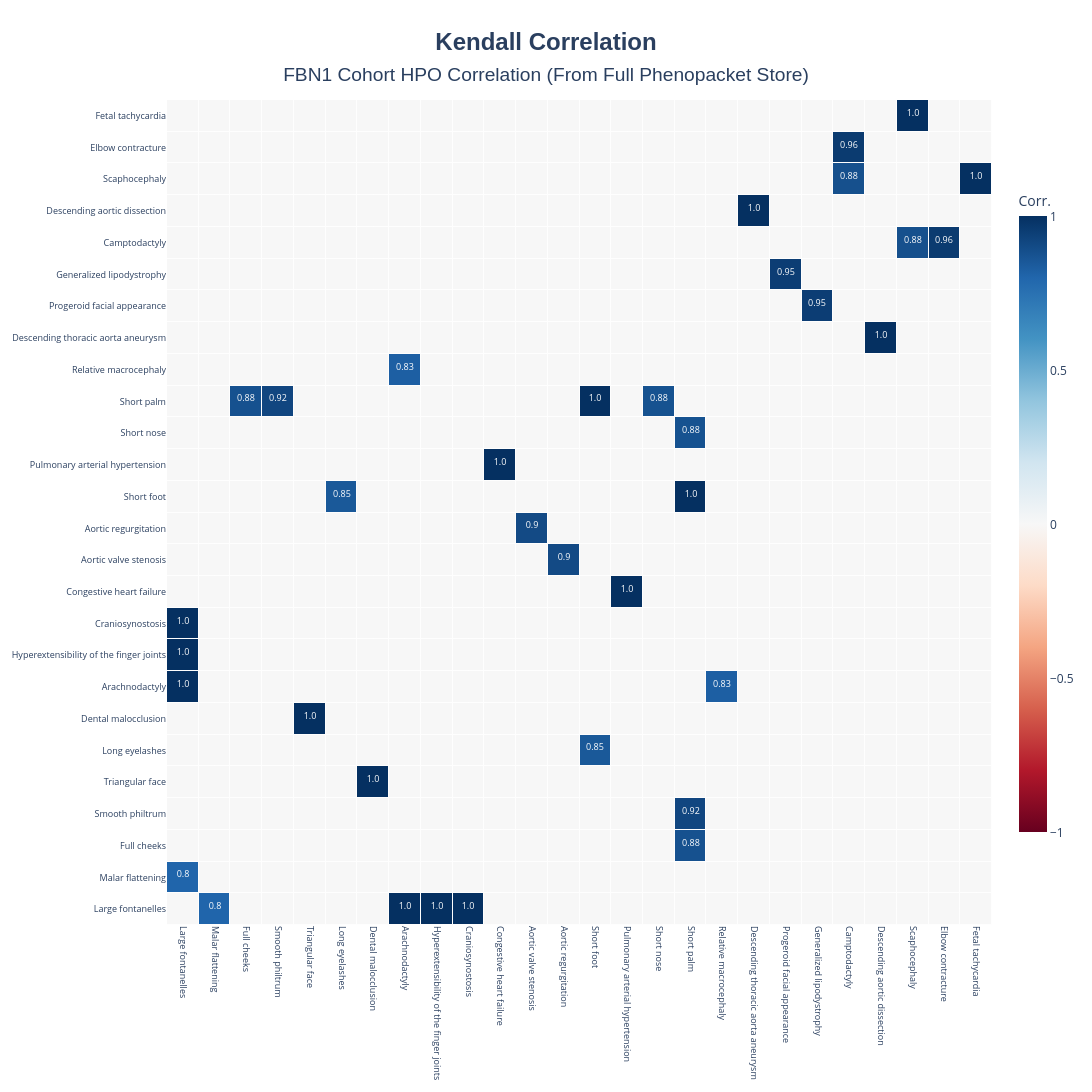

Notebook source saved alongside this figure:
### Code cell
fig = analyzer_all.plot_correlation_heatmap_with_significance( 
    correlation_type.value,
    abs_threshold=0.8,
    alpha=0.05,
    corrected_alpha=0.1,
    title_name="FBN1 Cohort HPO Correlation (From Full Phenopacket Store)",
)
fig

### Figure 1 — Plotly figure (JSON) as saved in the notebook; plotly's stock layout.template omitted (floating-point values rounded to 4 significant figures; data arrays with more than 128 entries replaced by an {"elided": "..."} marker saying what was removed)
{"data": [{"colorbar": {"len": 0.8, "thickness": 28, "title": {"text": "Corr."}}, "colorscale": [[0, "rgb(103,0,31)"], [0.1, "rgb(178,24,43)"], [0.2, "rgb(214,96,77)"], [0.3, "rgb(244,165,130)"], [0.4, "rgb(253,219,199)"], [0.5, "rgb(247,247,247)"], [0.6, "rgb(209,229,240)"], [0.7, "rgb(146,197,222)"], [0.8, "rgb(67,147,195)"], [0.9, "rgb(33,102,172)"], [1, "rgb(5,48,97)"]], "hoverinfo": "text", "hovertext": {"elided": "26x26 str values"}, "text": {"elided": "26x26 str values"}, "texttemplate": "<span style='font-size:9px'>%{text}</span>", "type": "heatmap", "x": ["Large fontanelles", "Malar flattening", "Full cheeks", "Smooth philtrum", "Triangular face", "Long eyelashes", "Dental malocclusion", "Arachnodactyly", "Hyperextensibility of the finger joints", "Craniosynostosis", "Congestive heart failure", "Aortic valve stenosis", "Aortic regurgitation", "Short foot", "Pulmonary arterial hypertension", "Short nose", "Short palm", "Relative macrocephaly", "Descending thoracic aorta aneurysm", "Progeroid facial appearance", "Generalized lipodystrophy", "Camptodactyly", "Descending aortic dissection", "Scaphocephaly", "Elbow contracture", "Fetal tachycardia"], "xgap": 1, "y": ["Large fontanelles", "Malar flattening", "Full cheeks", "Smooth philtrum", "Triangular face", "Long eyelashes", "Dental malocclusion", "Arachnodactyly", "Hyperextensibility of the finger joints", "Craniosynostosis", "Congestive heart failure", "Aortic valve stenosis", "Aortic regurgitation", "Short foot", "Pulmonary arterial hypertension", "Short nose", "Short palm", "Relative macrocephaly", "Descending thoracic aorta aneurysm", "Progeroid facial appearance", "Generalized lipodystrophy", "Camptodactyly", "Descending aortic dissection", "Scaphocephaly", "Elbow contracture", "Fetal tachycardia"], "ygap": 1, "z": {"elided": "26x26 float values"}, "zmax": 1, "zmid": 0, "zmin": -1}], "layout": {"height": 1611, "plot_bgcolor": "rgba(240,240,240,0.1)", "title": {"font": {"family": "Arial", "size": 24}, "text": "<b>Kendall Correlation</b><br><span style='font-size:0.8em'>FBN1 Cohort HPO Correlation (From Full Phenopacket Store)</span>", "x": 0.5, "xanchor": "center", "yanchor": "top"}, "width": 1611, "xaxis": {"tickangle": 90, "tickfont": {"size": 9}}, "yaxis": {"scaleanchor": "x", "scaleratio": 1, "tickfont": {"size": 9}}}}
